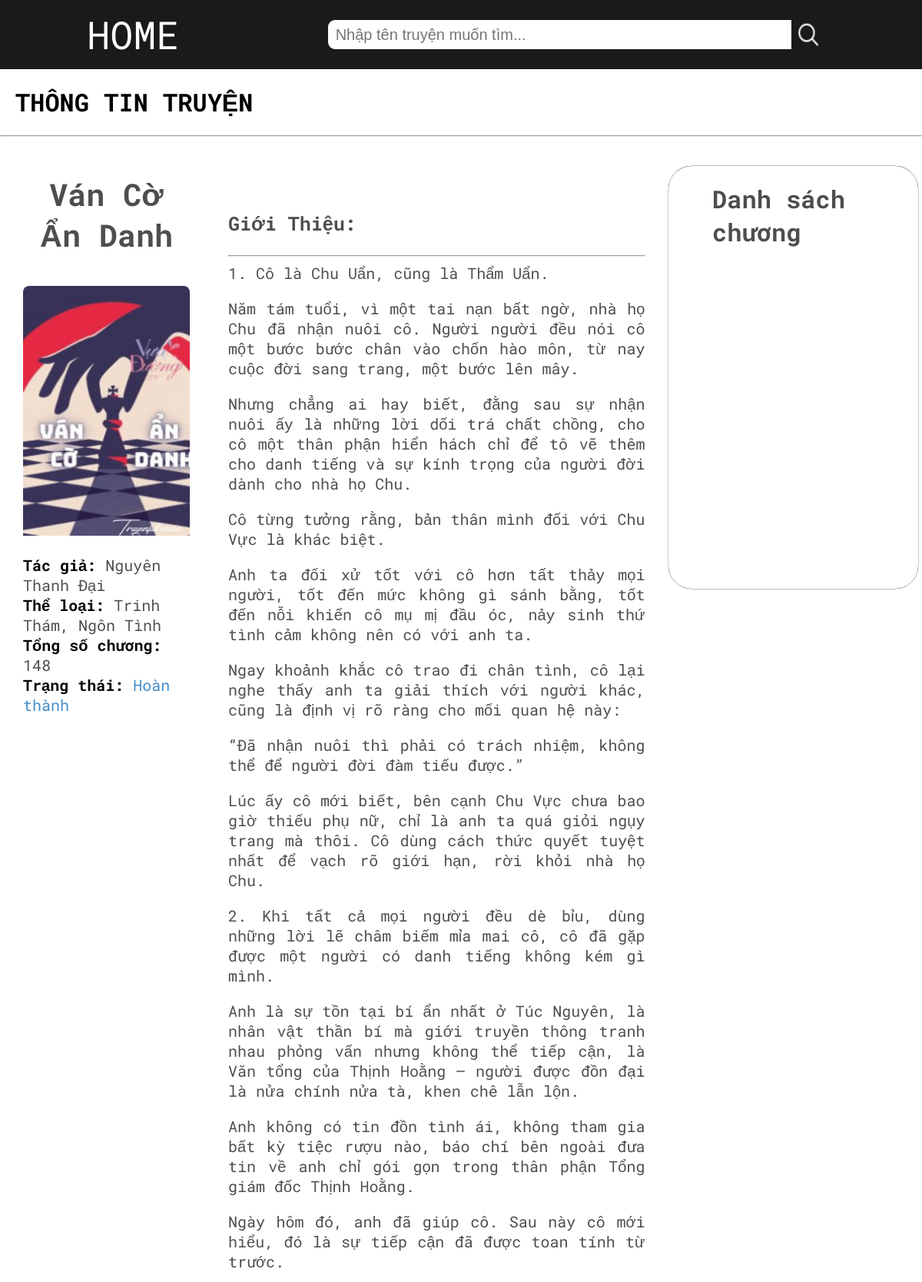
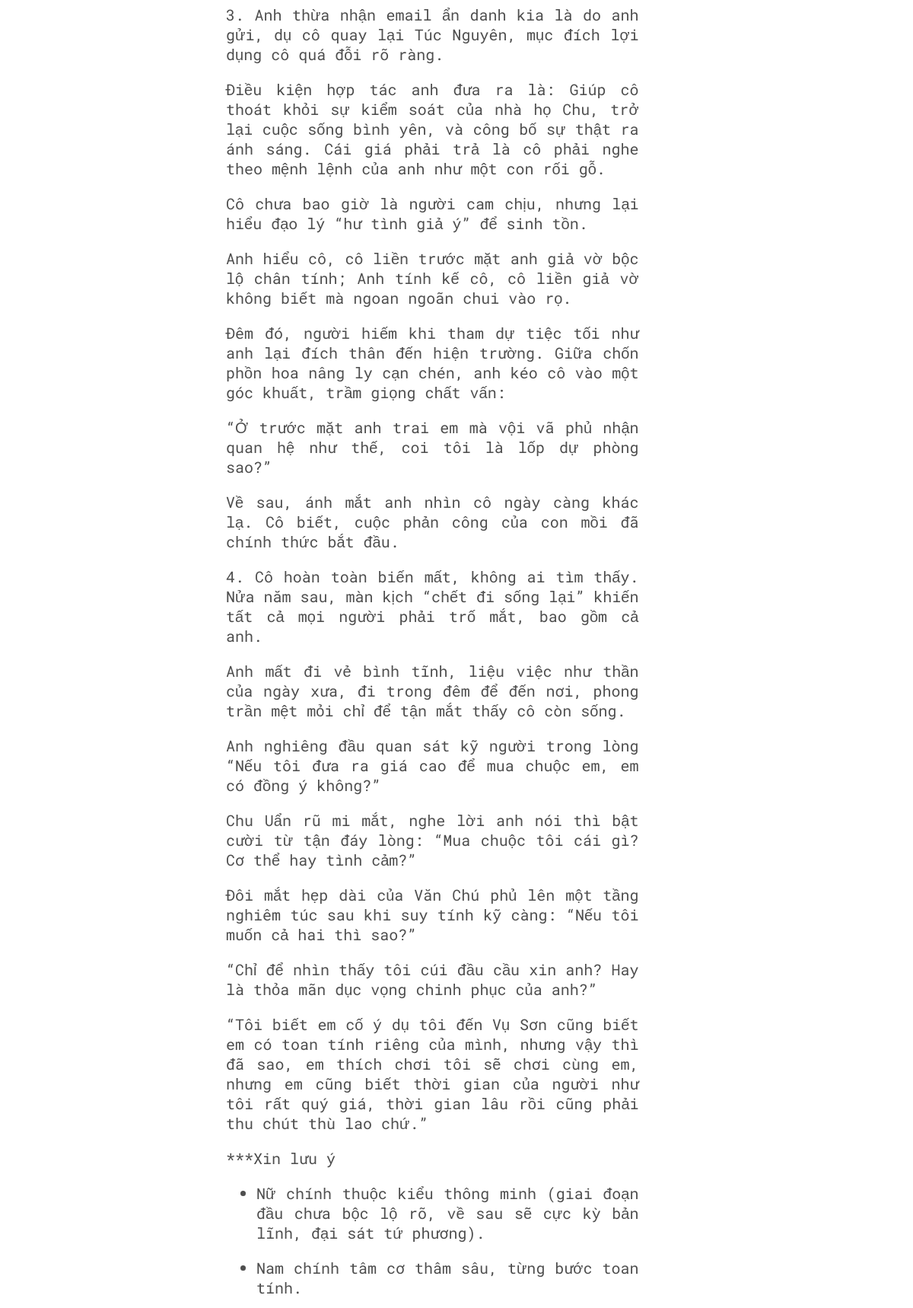
The app's page /pages/details.php?id=5 (upper part) with its own data (2 pictures, top to bottom).
### tables this page shows
CREATE TABLE `truyen` (
  `Id_truyen` int(11) NOT NULL,
  `Ten` varchar(255) DEFAULT NULL,
  `TacGia` varchar(255) DEFAULT NULL,
  `TheLoai` varchar(255) DEFAULT NULL,
  `TongSoChuong` int(11) DEFAULT NULL,
  `TrangThai` varchar(50) DEFAULT NULL,
  `GioiThieu` text DEFAULT NULL,
  `NgayTao` datetime DEFAULT NULL,
  `AnhBia` varchar(255) DEFAULT NULL
);

### pages/details.php (the view, shortened to what this page needs)
<!DOCTYPE html>
<html>
    <head>
        <link rel="stylesheet" a href="../css/details.css">
    </head>
    <body>
        <div>
            <div class="navBar">
            <div>
                <a href="home.php">HOME</a>
            </div>
            <div style="display: flex; flex-direction: row; width:60%;">
                <input type="text" placeholder="Nhập tên truyện muốn tìm...">
                <button class="searchIcon"><img src="../images/search-icon.png"></button>
            </div>
            </div>
            <h1>THÔNG TIN TRUYỆN</h1>
<hr>
            <div class="menu">
                <?php
                            include '../actions/connect.php';
                            $result = mysqli_query($conn, "SELECT * FROM truyen WHERE Id_truyen = " . $_GET['id']);
                            $row = mysqli_fetch_assoc($result);
                            if($row) {
                                $TenTruyen = $row['Ten'];
                                $TacGia = $row['TacGia'];
                                $TheLoai = $row['TheLoai'];
                                $TrangThai = $row['TrangThai'];
                                $AnhBia = $row['AnhBia'];
                                $TongSoChuong = $row['TongSoChuong'];
                                $GioiThieu = $row['GioiThieu'];
                            }
                            else {
                                die("Không tìm thấy truyện");
                            }
                ?>
                <div class="left">
                    <div style="text-align: center;">
                        <h3><?php echo isset($TenTruyen) ? $TenTruyen : '';?></h3>
                        <img src="../images/<?php echo isset($AnhBia) ? $AnhBia : 'gamingcat.jpg'; ?>">
                    </div>
                    <div style="padding: 0 0 0 0;">
                        <b>Tác giả:</b>
                        <span><?php echo isset($TacGia) ? $TacGia : ''; ?></span>
                        <br>
                        <b>Thể loại:</b>
                        <span><?php echo isset($TheLoai) ? $TheLoai : ''; ?></span>
                        <br>
                        <b>Tổng số chương:</b>
                        <span><?php echo isset($TongSoChuong) ? $TongSoChuong : '?'; ?></span>
                        <br>
                        <b>Trạng thái:</b>
                        <span style="color:#428BCA;"><?php echo isset($TrangThai) ? $TrangThai : ''; ?></span>
                    </div>
                </div>
                <div class="detail">
                    <br>
                    <br>
                    <br>
                    <h3>Giới Thiệu:</h3>
                    <hr>
                    <span>
                    <?php echo isset($GioiThieu) ? $GioiThieu : ''; ?>
                    </span>
                </div>
                <div style="width:30%; height: 550px; color:#4E4E4E; box-shadow: 0 0 0 0.2px #000;border-radius: 30px; margin-left:30px; margin-top:30px; margin-right:5px;">
                    <h1 style="padding-left:0">Danh sách chương</h1>
                    <div class="list">
                        <ul class="listContainer">
                        </ul>
                    </div>
                </div>
            </div>
        </div>
    </body>
</html>

### css/details.css (style rules this page uses)
body { font-family: "Roboto Mono", "san-serif", "Arial"; margin: 0; }
.navBar { margin: 0; background-color: rgb(26,26,26); color:white; display:flex; flex-direction: row; justify-content: space-evenly; align-items: center; height: 90px; }
.navBar > div { margin: 20px 20px 20px 20px; }
.navBar a { text-decoration: none; font-size: 50px; color:white; }
.navBar input[type = "text"] { font-size: 20px; width: 100%; height: auto; margin-left:60px; border:none; border-radius:9px 0 0 9px; padding-left: 10px; }
.navBar button { background: none; border:none; margin-right:20px; }
.navBar button > img { height:100%; width:130%; object-fit: fill; }
h1 { padding-left:20px; }
.menu { display: flex; flex-direction: row; padding-left: 30px; }
h3 { color:#4E4E4E; font-size:40px; }
.menu div > h1 { margin-left:3ch; }
.left { display:flex; flex-direction: column; font-size: 20px; width:20%; }
.left img { width: 100%; height: auto; border-radius: 8px; aspect-ratio: 2 / 3; object-fit: fill; padding-bottom:20px; }
span { color:#4E4E4E; }
.detail { padding-left:50px; width:50%; }
.detail h3 { font-size:25px; }
.detail span { font-size:20px; display:block; text-align: justify; }
.listContainer { overflow-y: auto; height:550px; }

### records on screen
truyen: Ten "Ván Cờ Ẩn Danh", AnhBia (picture), TacGia "Nguyên Thanh Đại", TheLoai "Trinh Thám, Ngôn Tình", TongSoChuong "148", TrangThai "Hoàn thành", GioiThieu "1. Cô là Chu Uẩn, cũng là Thẩm Uẩn. Năm tám tuổi, vì một tai nạn bất ngờ, nhà họ Chu đã nhận nuôi cô. Người người đều nói cô một bước bước chân vào chốn hào môn, từ nay cuộc đời sang trang, một bước lên mây. Nhưng chẳng ai hay biết, đằng sau sự nhận nuôi ấy là những lời dối trá chất chồng, cho cô một thân phận hiển hách chỉ để tô vẽ thêm cho danh tiếng và sự kính trọng của người đời dành cho nhà họ Chu. Cô từng tưởng rằng, bản thân mình đối với Chu Vực là khác biệt. Anh ta đối xử tốt với cô hơn tất thảy mọi người, tốt đến mức không gì sánh bằng, tốt đến nỗi khiến cô mụ mị đầu óc, nảy sinh thứ tình cảm không nên có với anh ta. Ngay khoảnh khắc cô trao đi chân tình, cô lại nghe thấy anh ta…"
